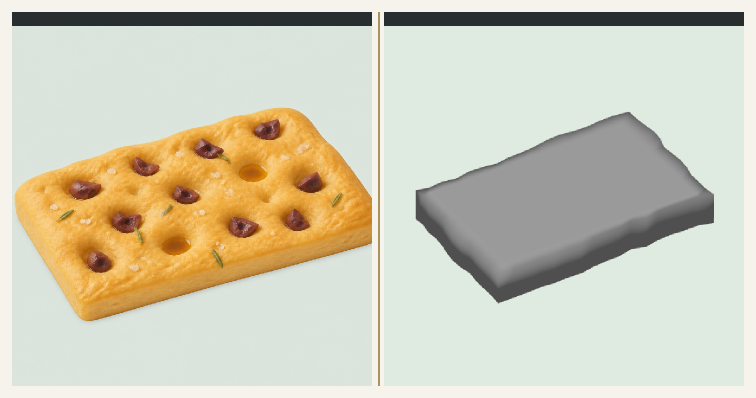
#> input picture assets/breads/work/focaccia--olive-flesh-v2/cmp-1-blockout.png, 1512 x 796 px (shown at 1/2 size)
$ python readability_gate.py cmp-1-blockout.png cmp-2-form.png
#> lines starting #> are read from the running program, lines starting #| are printed output that depends on the picture
"""CRIB readability gate: composite the 512^2 render onto the real card background color
(docs/VISUAL.md --bg-soft #F2E6D3, not the AI-render's pale-sage placeholder), then downsample to
64^2 with LANCZOS -- that is closer to the actual on-screen thumbnail size (~64px) than a DPR
render on a white/sage background. Chroma-keys out the harness's uniform background (sampled from
a corner pixel) since breadlab-shot bakes it into the PNG rather than leaving it transparent.
"""
import sys
from PIL import Image

CARD_BG = (0xF2, 0xE6, 0xD3)  # docs/VISUAL.md --bg-soft
THRESHOLD = 24  # per-channel distance to treat as background


def main(src_path: str, out_path: str) -> None:
#> called with src_path = 'cmp-1-blockout.png', out_path = 'cmp-2-form.png'
    img = Image.open(src_path).convert("RGBA")
    bg = img.getpixel((2, 2))[:3]
#> bg = (246, 242, 236)
    px = img.load()
    w, h = img.size
#> w = 1512; h = 796
    for y in range(h):
        for x in range(w):
            r, g, b, a = px[x, y]
            if abs(r - bg[0]) <= THRESHOLD and abs(g - bg[1]) <= THRESHOLD and abs(b - bg[2]) <= THRESHOLD:
                px[x, y] = (r, g, b, 0)
    card = Image.new("RGBA", img.size, CARD_BG + (255,))
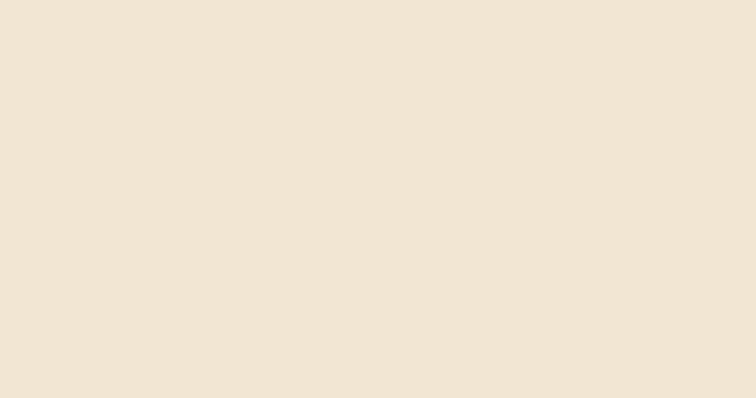
#> card: PIL image 1512x796 RGBA (shown at 1/2 size); mean R, G, B, A 242, 230, 211, 255
    card.alpha_composite(img)
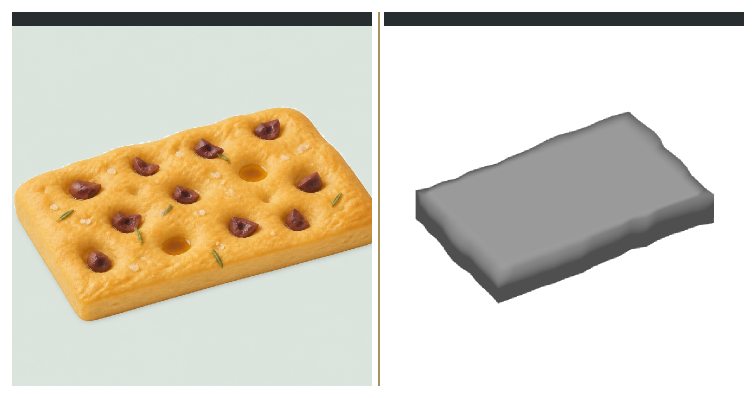
#> img: PIL image 1512x796 RGBA (shown at 1/2 size); mean R, G, B, A 207.7, 203.6, 183.4, 146.9; transparent parts drawn white
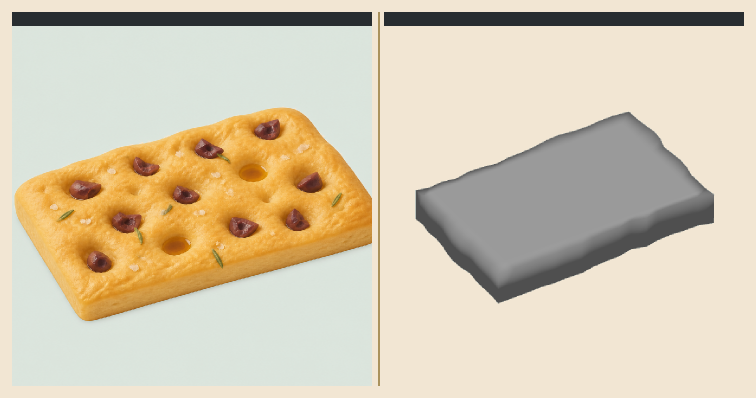
#> card: PIL image 1512x796 RGBA (shown at 1/2 size); mean R, G, B, A 213.4, 201.1, 176.6, 255
    card = card.convert("RGB")
#> card: PIL image 1512x796 RGB
    small = card.resize((64, 64), Image.LANCZOS)
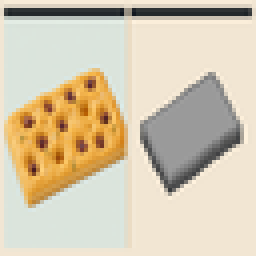
#> small: PIL image 64x64 RGB (shown 4 times larger); mean R, G, B 213.5, 201.1, 176.6
    # Also save a scaled-up-for-viewing copy (nearest neighbor, no smoothing) so the 64px result
    # is inspectable without the image viewer's own interpolation lying about it.
    small.save(out_path)
    viewer = small.resize((512, 512), Image.NEAREST)
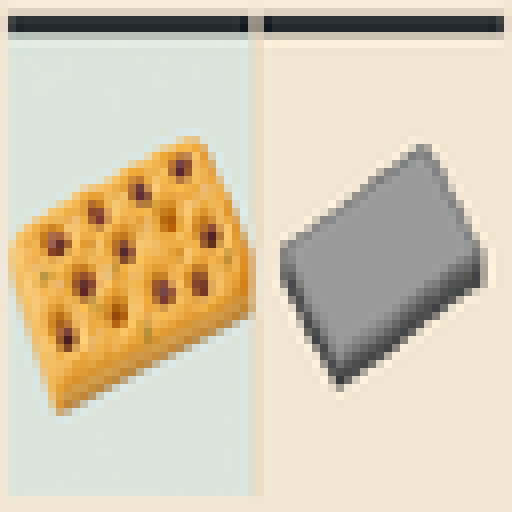
#> viewer: PIL image 512x512 RGB; mean R, G, B 213.5, 201.1, 176.6
    viewer.save(out_path.replace(".png", "-viewer512.png"))
    print(f"wrote {out_path} (64x64) and viewer copy")


if __name__ == "__main__":
    main(sys.argv[1], sys.argv[2])

$ run again, on assets/breads/work/focaccia--olive-flesh-v2/pass1-blockout.png
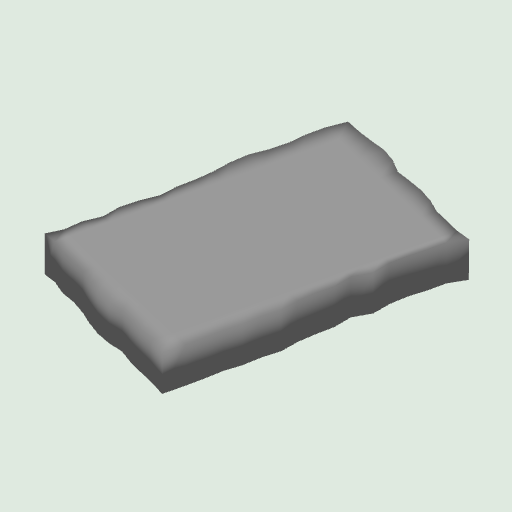
#> input picture assets/breads/work/focaccia--olive-flesh-v2/pass1-blockout.png, 512 x 512 px
#> bg = (223, 234, 224)
#> in main, `card.alpha_composite(img)`:
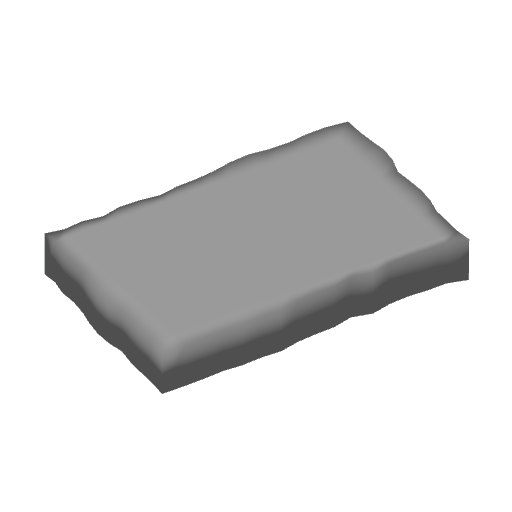
#> img: PIL image 512x512 RGBA; mean R, G, B, A 200.9, 209.1, 201.7, 64.9; transparent parts drawn white
#> in main, `small = card.resize((64, 64), Image.LANCZOS)`:
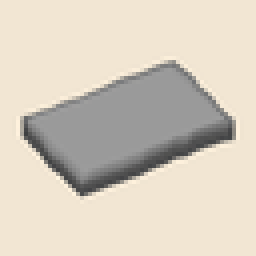
#> small: PIL image 64x64 RGB (shown 4 times larger); mean R, G, B 215.1, 206.1, 192
